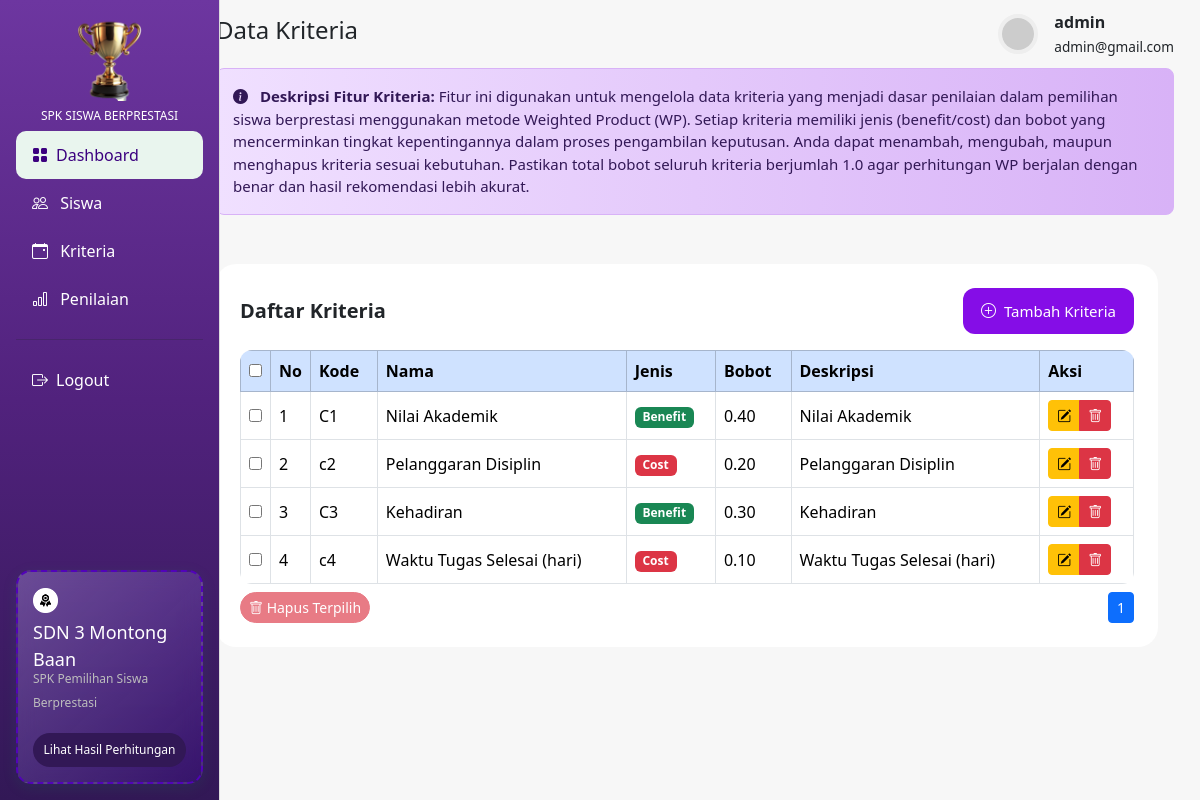
Page /kriteria/ (signed in) on the earlier database version.
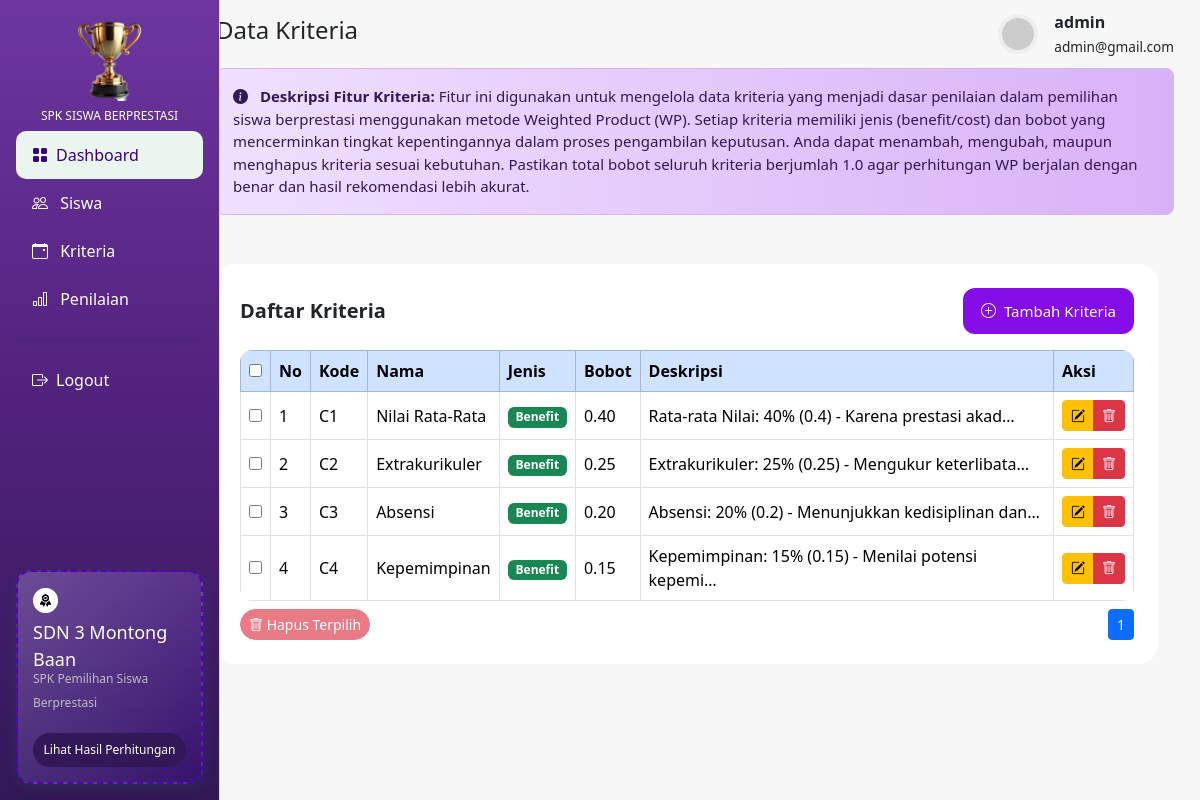
Same page on the later database version.
### spk_prestasi_app/models.py (models this page shows, shortened)
class Kriteria(models.Model):
    kode = models.CharField(max_length=5, unique=True)
    nama = models.CharField(max_length=50)
    bobot = models.FloatField(
        validators=[MinValueValidator(0.0), MaxValueValidator(1.0)],
        help_text="Bobot total semua kriteria harus <= 1.0"
    )
    jenis = models.CharField(max_length=7, choices=JENIS_KRITERIA)
    deskripsi = models.TextField(blank=True)

### spk_prestasi_app/views.py (the view)
# urls.py: path('kriteria/', views.kriteria_list, name='kriteria_list'),
@login_required
def kriteria_list(request):
    data_kriteria = Kriteria.objects.all()
    total_bobot = data_kriteria.aggregate(total=Sum('bobot'))['total'] or 0
    benefit_count = data_kriteria.filter(jenis='benefit').count()
    cost_count = data_kriteria.filter(jenis='cost').count()
    if request.user.is_authenticated:
        LogAktivitas.objects.create(
            user=request.user,
            aksi='lihat',
            objek='Kriteria',
            object_id=None,
            keterangan='Melihat daftar kriteria'
        )
    context = {
        'data_kriteria': data_kriteria,
        'total_bobot': total_bobot,
        'benefit_count': benefit_count,
        'cost_count': cost_count,
        'title': 'Data Kriteria',
        'form_name': 'Data Kriteria',
    }
    return render(request, 'spk/kriteria/list.html', context)

### templates/spk/kriteria/list.html (shortened to what this page needs)
{% extends "base.html" %}
{% load static %}
{% block content %}
<div class="d-flex justify-content-between align-items-center px-3" style="background-color: #F7F7F7; padding: 10px;">
    <h4>Data Kriteria</h4>
    <div class="d-flex align-items-center gap-3">
        <img src="https://i.pravatar.cc/40" class="rounded-img" alt="profile" style="border: 4px solid #eeeeee;">
        <div>
            <strong>{{ request.user.get_full_name|default:request.user.username }}</strong><br>
            <small class="text-muted-sm">{{ request.user.email }}</small>
        </div>
    </div>
</div>
<div class="row g-3 px-3">
    <div class="d-flex justify-content-between">
        <div class="p-3 rounded-3 mb-5 w-100"
            style="background: linear-gradient(90deg, #f0e0ff 0%, #d8b2f7 100%); border: 1px solid #d8b2f7; color: #321856; font-size: 15px; font-weight: 400;">
            <p class="mb-0">
                <i class="bi bi-info-circle-fill me-2"></i>
                <strong>Deskripsi Fitur Kriteria:</strong> Fitur ini digunakan untuk mengelola data kriteria yang menjadi dasar penilaian dalam pemilihan siswa berprestasi menggunakan metode Weighted Product (WP). Setiap kriteria memiliki jenis (benefit/cost) dan bobot yang mencerminkan tingkat kepentingannya dalam proses pengambilan keputusan. Anda dapat menambah, mengubah, maupun menghapus kriteria sesuai kebutuhan. Pastikan total bobot seluruh kriteria berjumlah 1.0 agar perhitungan WP berjalan dengan benar dan hasil rekomendasi lebih akurat.
            </p>
        </div>
    </div>
    <div class="row g-3 mb-3" style="margin-top: -15px;">
        <div class="col-md-12">
            <div class="card-custom1 d-flex flex-column justify-content-center p-4">
                <div class="d-flex justify-content-between align-items-center mb-3 flex-wrap gap-2">
                    <h5 class="mb-0 fw-semibold">Daftar Kriteria</h5>
                    <a href="{% url 'kriteria_add' %}" style="font-size: 15px; background-color: #850de7; color: white; text-decoration: none; border-radius: 12px; padding: 12px 18px;">
                        <i class="bi bi-plus-circle me-2"></i>Tambah Kriteria
                    </a>
                </div>
                <form id="multiDeleteForm" autocomplete="off" onsubmit="return false;">
                    <div class="table-responsive">
                        <table class="table table-bordered table-hover align-middle mb-0" id="kriteriaTable"
                            style="background: #fff; border-radius: 12px; overflow: hidden;">
                            <thead class="table-primary">
                                <tr>
                                    <th style="width: 30px;">
                                        <input type="checkbox" id="selectAll" onclick="toggleSelectAll(this)">
                                    </th>
                                    <th style="width: 40px;">No</th>
                                    <th>Kode</th>
                                    <th>Nama</th>
                                    <th>Jenis</th>
                                    <th>Bobot</th>
                                    <th>Deskripsi</th>
                                    <th>Aksi</th>
                                </tr>
                            </thead>
                            <tbody id="kriteriaTableBody">
                                {% for kriteria in data_kriteria %}
                                <tr>
                                    <td>
                                        <input type="checkbox" class="row-checkbox" value="{{ kriteria.pk }}">
                                    </td>
                                    <td>{{ forloop.counter }}</td>
                                    <td>{{ kriteria.kode }}</td>
                                    <td>{{ kriteria.nama }}</td>
                                    <td>
                                        {% if kriteria.jenis == 'benefit' %}
                                        <span class="badge bg-success">Benefit</span>
                                        {% else %}
                                        <span class="badge bg-danger">Cost</span>
                                        {% endif %}
                                    </td>
                                    <td>{{ kriteria.bobot|floatformat:2 }}</td>
                                    <td>{{ kriteria.deskripsi|truncatechars:50 }}</td>
                                    <td>
                                        <div class="btn-group btn-group-sm" role="group">
                                            <a href="{% url 'kriteria_update' kriteria.id %}" class="btn btn-warning"
                                                title="Edit">
                                                <i class="bi bi-pencil-square"></i>
                                            </a>
                                            <a href="{% url 'kriteria_delete' kriteria.id %}" class="btn btn-danger"
                                                title="Hapus" onclick="return confirm('Yakin ingin menghapus kriteria ini?')">
                                                <i class="bi bi-trash"></i>
                                            </a>
                                        </div>
                                    </td>
                                </tr>
                                {% empty %}
                                <tr>
                                    <td colspan="8" class="text-center">Tidak ada data kriteria</td>
                                </tr>
                                {% endfor %}
                            </tbody>
                        </table>
                        <div class="d-flex justify-content-between align-items-center mt-2 flex-wrap gap-2">
                            <button type="button" class="btn btn-danger btn-sm rounded-pill" id="deleteSelectedBtn"
                                onclick="deleteSelectedRows()" disabled>
                                <i class="bi bi-trash"></i> Hapus Terpilih
                            </button>
                            <nav>
                                <ul class="pagination pagination-sm mb-0" id="pagination">
                                </ul>
                            </nav>
                        </div>
                    </div>
                </form>
            </div>
        </div>
    </div>
</div>
{% endblock %}

### templates/base.html (shortened to what this page needs)
{% load static %}
<!DOCTYPE html>
<html lang="en">
<head>
    <link href="https://cdn.jsdelivr.net/npm/bootstrap@5.3.3/dist/css/bootstrap.min.css" rel="stylesheet">
    <link href="https://cdn.jsdelivr.net/npm/bootstrap-icons/font/bootstrap-icons.css" rel="stylesheet">
    <link rel="stylesheet" href="{% static 'css/spk_berprestasi.css' %}">
</head>
<body>
    <div class="" style="padding:0; margin:0;">
        <div class="sidebar-sticky col-md-2 sidebar d-flex flex-column p-3"
            style="background-image: linear-gradient(to bottom, #6d36a0, #51227d, #321856); padding-right: 0; padding-left: 0;">
            <h5 class="d-flex flex-column justify-content-center align-items-center "
                style="font-size: 12px; color: white;">
                <img src="{% static 'img/piala.png' %}" alt=""
                    style="width: 85px; height: 85px; margin-bottom: 8px;">
                SPK SISWA BERPRESTASI
            </h5>
            <nav class="flex-grow-1">
                <ul class="nav flex-column">
                    <li class="nav-item"><a class="nav-link active" href="{% url 'dashboard' %}">
                            <i class="bi bi-grid-fill me-2"></i>Dashboard</a></li>
                    <li class="nav-item">
                        <a class="nav-link" href="{% url 'siswa_list' %}">
                            <i class="bi bi-people me-2"></i>
                            Siswa
                        </a>
                    </li>
                    <li class="nav-item">
                        <a class="nav-link" href="{% url 'kriteria_list' %}">
                            <i class="bi bi-calendar-event me-2"></i>
                            Kriteria
                        </a>
                    </li>
                    <li class="nav-item">
                        <a class="nav-link" href="{% url 'penilaian_list' %}">
                            <i class="bi bi-bar-chart me-2"></i>
                            Penilaian
                        </a>
                    </li>
                </ul>
                <hr>
                <ul class="nav flex-column">
                    <li class="nav-item"><a class="nav-link" href="{% url 'logout_view' %}"><i
                                class="bi bi-box-arrow-right me-2"></i>Logout</a></li>
                </ul>
            </nav>
            <div class="mt-auto "
                style="background: linear-gradient(135deg, rgba(182, 163, 230, 0.35), rgba(67, 3, 186, 0.2)); border-radius: 15px; border: 2px dashed #5203ba; padding: 15px; box-shadow: 0 4px 15px rgba(3, 186, 79, 0.1); backdrop-filter: blur(10px);">
                <img src="{% static 'img/pita.png' %}" alt="" style="width: 25px; height: 25px;">
                <p style="font-size: 18px; color: white; font-weight: 200; margin-top: 6px; margin-bottom: -8px;">
                    <span style="font-weight: 400;">SDN 3 </span> Montong Baan
                </p>
                <span style="font-weight: 400; color: #bdbdbd; font-size: 12px; ">SPK Pemilihan Siswa Berprestasi</span>
                <a href="{% url 'hasil_wp' %}"
                    style="margin-top: 8px; text-transform: capitalize; color: #ffffff; text-decoration: none; font-size: 12px; background-color: #321856; padding: 8px 10px; border-radius: 50px; width: 100%; display: block; text-align: center; margin-top: 20px;">Lihat
                    Hasil Perhitungan</a>
            </div>
        </div>
        <div class="main-content" style="padding-top:0; padding-bottom:0; margin-top:0; margin-bottom:0; min-height:100vh; background-color:#F7F7F7;">
            {% block content %}
            {% endblock %}
        </div>
    </div>
</body>
</html>

### static/css/spk_berprestasi.css (style rules this page uses)
body { background-color: #1f1f1f; font-family: 'Segoe UI', sans-serif; }
.sidebar { background-color: #F7F7F7; height: 100vh; padding: 1rem; border-right: 1px solid #ddd; }
.sidebar .nav-link { color: #ffffff; padding: 0.75rem 1rem; border-radius: 10px; transition: all 0.2s; }
.sidebar .nav-link.active, .sidebar .nav-link:hover { background-color: #e9f5ee; color: #3b007f; }
.card-custom1 { border-radius: 20px; padding: 18px; background: white; }
.rounded-img { width: 40px; height: 40px; border-radius: 50%; }
.text-muted-sm { font-size: 0.85rem; }

### templates/base.html (style rules this page uses)
.sidebar-sticky { position: fixed; top: 0; left: 0; height: 100vh; z-index: 1020; overflow-y: auto; width: 16.66666667%; min-width: 220px; }
.main-content { margin-left: 16.66666667%; width: 83.33333333%; background-color: #F7F7F7; min-height: 100vh; padding-right: 10px; }

Differences in the rows shown:
removed Kriteria: kode "c2", nama "Pelanggaran Disiplin", jenis "Cost", bobot "0.20", deskripsi "Pelanggaran Disiplin"
removed Kriteria: kode "c4", nama "Waktu Tugas Selesai (hari)", jenis "Cost", bobot "0.10", deskripsi "Waktu Tugas Selesai (hari)"
changed Kriteria: nama "Nilai Akademik" → "Nilai Rata-Rata"; deskripsi "Nilai Akademik" → "Rata-rata Nilai: 40% (0.4) - Karena prestasi akad…"
added Kriteria: kode "C2", nama "Extrakurikuler", jenis "Benefit", bobot "0.25", deskripsi "Extrakurikuler: 25% (0.25) - Mengukur keterlibata…"
changed Kriteria: nama "Kehadiran" → "Absensi"; bobot "0.30" → "0.20"; deskripsi "Kehadiran" → "Absensi: 20% (0.2) - Menunjukkan kedisiplinan dan…"
added Kriteria: kode "C4", nama "Kepemimpinan", jenis "Benefit", bobot "0.15", deskripsi "Kepemimpinan: 15% (0.15) - Menilai potensi kepemi…"
